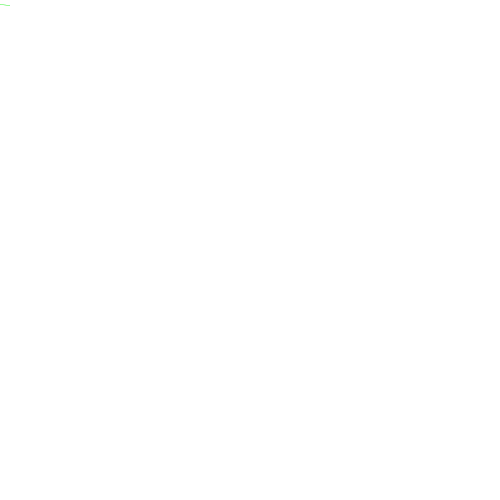
Frame 1 (no input)
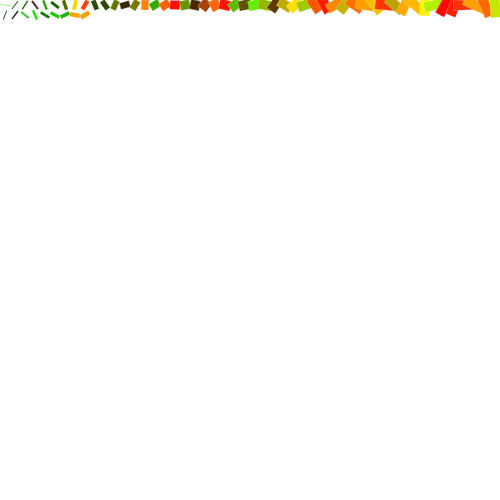
Frame 60 (the mouse pressed at the canvas centre just before this capture)
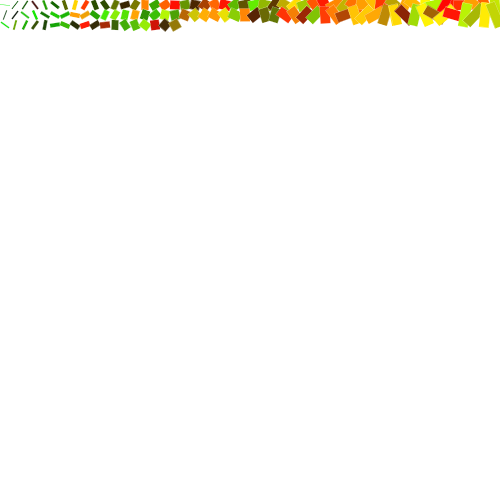
Frame 120 (the mouse held since frame 60 and released just before this capture)

The Processing sketch that drew these frames (run headless with seeded random() and noise(); from frame 60 on, the mouse is pressed at the canvas centre):

// Processing sketch: processing_130948
// ── processing_130948.pde

float x = -5;
float y = 5;


void setup() {
  size(500, 500);
  background(255);
  frameRate(120);
  
}

void draw() {
  x = x+10;
  translate(x, y);
  rotate((TWO_PI)/random(2));
  rectMode(CENTER);
  fill(255,255,0);
  if(x >= 500){
    y = y+10;
    x = -5;
  }
  if(y >= 500){
    y = 5;}
    
  fill(x/random(3), random(255), y/3);
  strokeWeight(0.2);
  stroke(255);
  rect(0, 0, (x+y)/20, 10);
  
 
}
